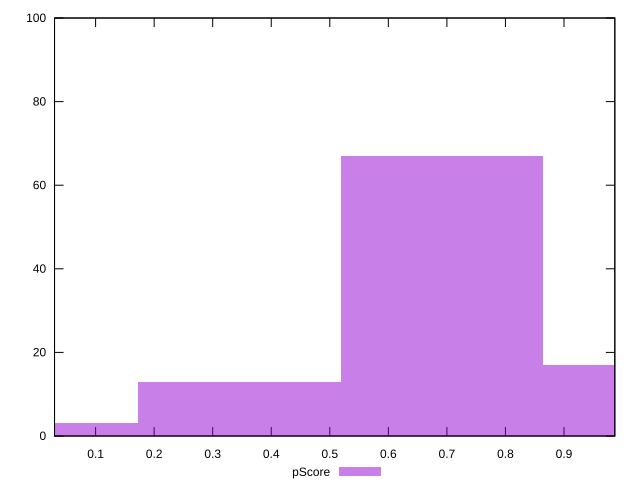

Write gnuplot code to recreate this figure.
reset

$pScore <<EOF
0.6916048002312353 67
1.0374072003468529 17
0 3
0.34580240011561764 13
EOF

set key outside below
set boxwidth 0.34580240011561764
set xrange [0.029838582435198657:0.9868399802472063]
set yrange [0:100]
set trange [0:100]
set style fill transparent solid 0.5 noborder
set terminal svg size 640, 490 enhanced background rgb 'white'
set output "reprap/first-cpu-idle/samples/pages+cached+noexternal+nomedia+nocss+nojs/pScore/histogram.svg"

plot $pScore title "pScore" with boxes

reset
